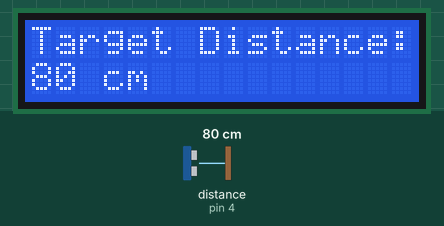
This sketch was run on a simulated Arduino Uno, built with avr-gcc and run on an emulated ATmega328P. Shown: 16×2 character LCD. The inputs (shaded band) are chosen by the test bench; at power-on: distance to the obstacle (sensor on pin 4) 80 cm. The echo pulse lasts 58.3 µs per cm; what the sketch prints to the serial monitor is not drawn.

Above: at 1.2 s.
1.3 s: distance to the obstacle (sensor on pin 4) set to 2 cm
At 2.5 s:
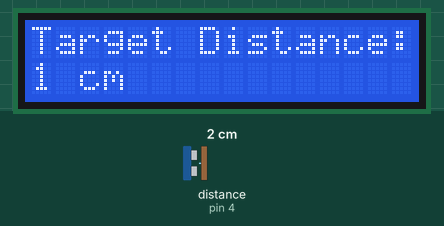
2.8 s: distance to the obstacle (sensor on pin 4) set to 4 cm
At 3.5 s:
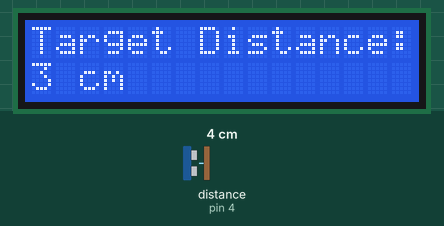
4.3 s: distance to the obstacle (sensor on pin 4) set to 9 cm
At 5.4 s:
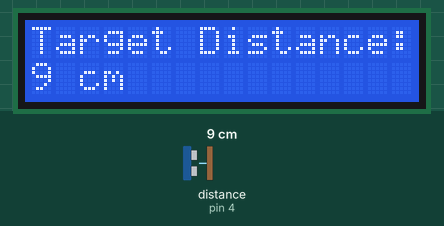
5.9 s: distance to the obstacle (sensor on pin 4) set to 250 cm
At 6.8 s:
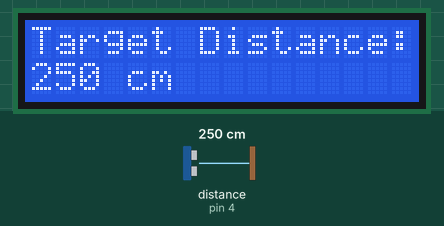
Timing chart, 0 to 8.9 s (numbered marks = the images above; inputs shaded):
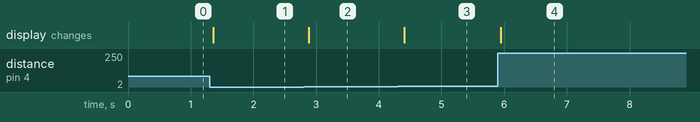

The sketch:

ODOSS_Main.ino
```cpp
/*
  # By: Sarthak.S.Kumar, Obstacle Distance and Obstacle Sensing System.
*/
#include <LiquidCrystal.h> //Load Liquid Crystal Library
LiquidCrystal LCD(11, 10, 9, 2, 3, 4, 5); //Create Liquid Crystal Object called LCD

int trigPin =3;
int echoPin =4;

void setup()
{
  pinMode(trigPin, OUTPUT);
  pinMode(echoPin, INPUT);
  Serial.begin(9600);
  LCD.begin(16, 2);
  LCD.setCursor(0, 0);
  LCD.print("Target Distance:");
}

void loop() {
  long duration, distance;
  digitalWrite(trigPin, LOW);
  delayMicroseconds(2);
  digitalWrite(trigPin, HIGH);
  delayMicroseconds(10);
  digitalWrite(trigPin, LOW);
  duration = pulseIn(echoPin, HIGH);
  distance = (duration / 2) / 29.1;

  LCD.setCursor(0, 1);
  LCD.print("                ");
  LCD.setCursor(0, 1);
  LCD.print(distance);
  Serial.println(distance);
  LCD.print(" cm");
  delay(250);
}
```

Measured:
- after the input at 1.3 s, the display: changes after 0.06 s (image 1)
- after the input at 2.8 s, the display: changes after 0.08 s (image 2)
- after the input at 4.3 s, the display: changes after 0.11 s (image 3)
- after the input at 5.9 s, the display: changes after 0.05 s (image 4)
